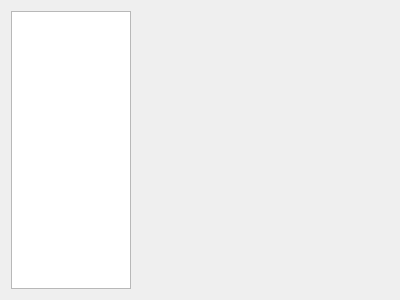
<?xml version="1.0" encoding="UTF-8"?>
<ui version="4.0">
 <class>OptionsDialog</class>
 <widget class="QDialog" name="OptionsDialog">
  <property name="geometry">
   <rect>
    <x>0</x>
    <y>0</y>
    <width>400</width>
    <height>300</height>
   </rect>
  </property>
  <property name="windowTitle">
   <string>Options</string>
  </property>
  <property name="windowIcon">
   <iconset resource="resources.qrc">
    <normaloff>:/base/peopleedit.png</normaloff>:/base/peopleedit.png</iconset>
  </property>
  <layout class="QHBoxLayout" name="horizontalLayout">
   <item>
    <widget class="QListWidget" name="listWidget">
     <property name="maximumSize">
      <size>
       <width>120</width>
       <height>16777215</height>
      </size>
     </property>
     <property name="movement">
      <enum>QListView::Static</enum>
     </property>
     <property name="flow">
      <enum>QListView::TopToBottom</enum>
     </property>
     <property name="viewMode">
      <enum>QListView::IconMode</enum>
     </property>
    </widget>
   </item>
   <item>
    <widget class="QStackedWidget" name="stackedWidget"/>
   </item>
  </layout>
 </widget>
 <resources>
  <include location="resources.qrc"/>
 </resources>
 <connections/>
</ui>
